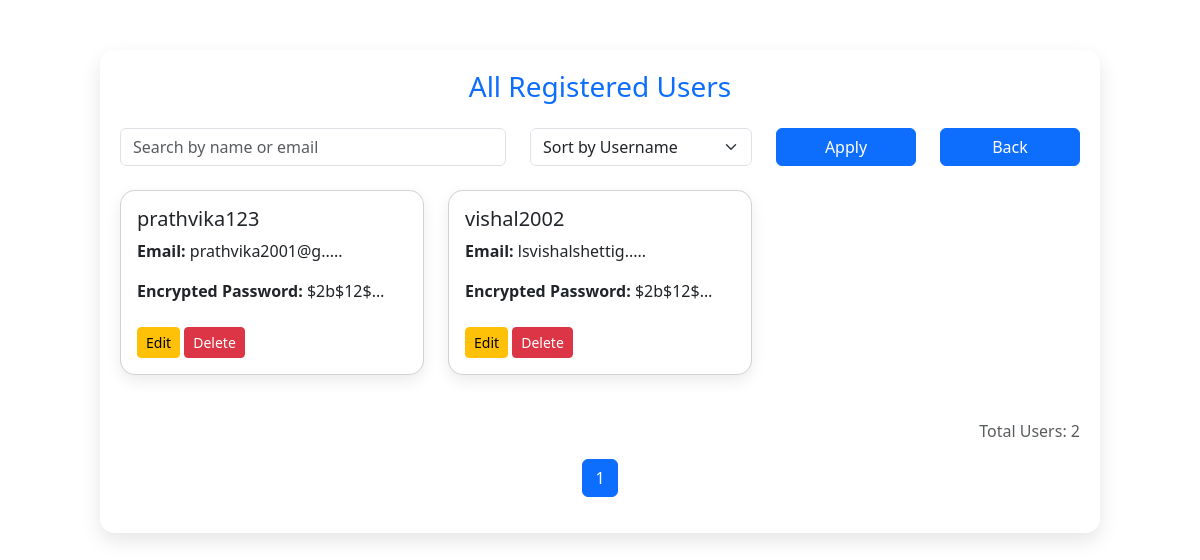
/view-users, run on an earlier commit of the app's database.
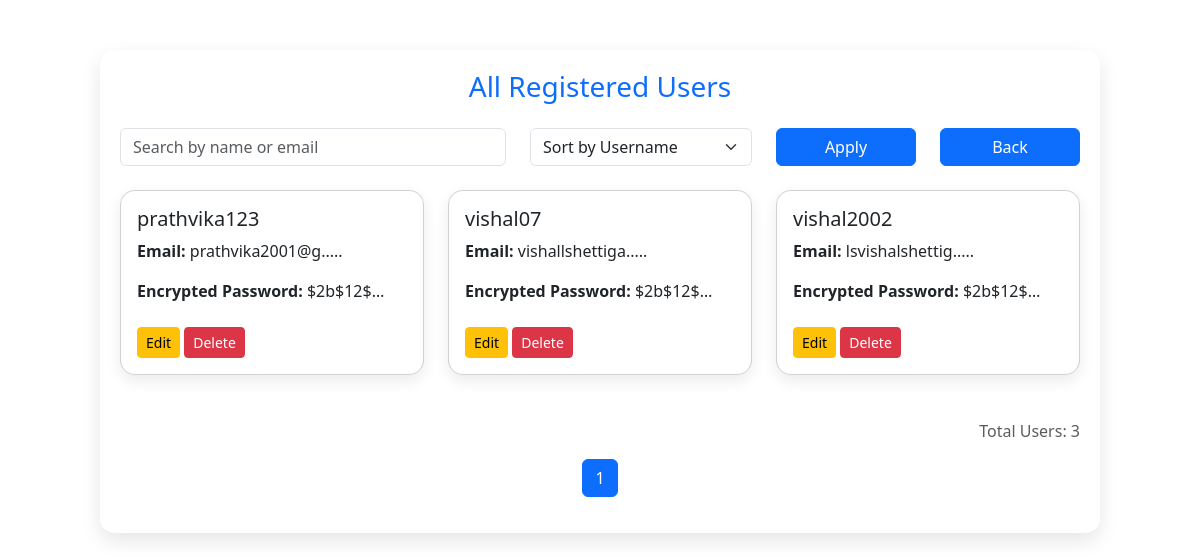
And on a later commit of the database.
### tables this page shows
CREATE TABLE users (
        id INTEGER PRIMARY KEY AUTOINCREMENT,
        name TEXT NOT NULL,
        username TEXT NOT NULL UNIQUE,
        email TEXT NOT NULL UNIQUE,
        password TEXT NOT NULL
    );

### app.py (the view)
@app.route('/view-users', methods=['GET'])
def view_users():
    conn = get_db_connection()
    cursor = conn.cursor()
    search = request.args.get('search', '')
    sort = request.args.get('sort', 'username')
    page = int(request.args.get('page', 1))
    per_page = 6
    base_query = "SELECT * FROM users"
    params = []
    if search:
        base_query += " WHERE username LIKE ? OR email LIKE ?"
        params.extend([f"%{search}%", f"%{search}%"])
    base_query += f" ORDER BY {sort}"
    cursor.execute(base_query, params)
    all_users = cursor.fetchall()
    total_users = len(all_users)
    total_pages = (total_users + per_page - 1) // per_page
    start = (page - 1) * per_page
    users = all_users[start:start + per_page]
    edit_user_data = None
    edit_id = request.args.get('edit_id')
    if edit_id:
        cursor.execute("SELECT * FROM users WHERE id = ?", (edit_id,))
        edit_user_data = cursor.fetchone()
    conn.close()
    return render_template(
        "view_users.html",
        users=[dict(user) for user in users],
        page=page,
        total_pages=total_pages,
        total_users=total_users,
        action_status=request.args.get("status"),
        edit_user=dict(edit_user_data) if edit_user_data else None
    )

### app.py (called while the page is built)
def get_db_connection():
    conn = sqlite3.connect('career_counselor.db')
    conn.row_factory = sqlite3.Row
    return conn

### templates/view_users.html (shortened to what this page needs)
<!DOCTYPE html>
<html lang="en">
<head>
  <link rel="stylesheet" href="https://cdn.jsdelivr.net/npm/bootstrap@5.3.0/dist/css/bootstrap.min.css">
</head>
<body>
  <div class="container user-container">
    <h3 class="text-center text-primary mb-4">All Registered Users</h3>
    {% if edit_user %}
    <div class="edit-card">
      <h5 class="text-center">Edit User</h5>
      <form method="POST" action="/edit-user/{{ edit_user.id }}">
        <div class="mb-3">
          <label>Username</label>
          <input type="text" name="username" value="{{ edit_user.username }}" class="form-control" required />
        </div>
        <div class="mb-3">
          <label>Email</label>
          <input type="email" name="email" value="{{ edit_user.email }}" class="form-control" required />
        </div>
        <div class="mb-3">
          <label>Password</label>
          <input type="text" name="password" value="{{ edit_user.password }}" class="form-control" required />
        </div>
        <button type="submit" class="btn btn-success w-100">Update</button>
      </form>
    </div>
    {% else %}
    <form method="GET" action="/view-users" class="row mb-4">
      <div class="col-md-5">
        <input type="text" class="form-control" name="search" placeholder="Search by name or email" value="{{ request.args.get('search', '') }}">
      </div>
      <div class="col-md-3">
        <select name="sort" class="form-select">
          <option value="username" {% if request.args.get('sort') == 'username' %}selected{% endif %}>Sort by Username</option>
        </select>
      </div>
      <div class="col-md-2">
        <button type="submit" class="btn btn-primary w-100">Apply</button>
        </div>
        <div class="col-md-2">
          <a href="/admin-dashboard" class="btn btn-primary w-100">Back</a>
      </div>
    </form>
    <div class="row">
      {% for user in users %}
      <div class="col-md-4">
        <div class="card user-card p-3">
          <h5>{{ user.username }}</h5>
          <p class="truncate"><strong>Email:</strong> {{ user.email[:15] }}{% if user.email|length > 15 %}.....{% endif %}</p>
          <p class="truncate"><strong>Encrypted Password:</strong> {{ user.password[:15] }}{% if user.password|length > 15 %}.....{% endif %}</p>
          <div class="mt-2">
            <a href="/view-users?edit_id={{ user.id }}" class="btn btn-warning btn-sm">Edit</a>
            <form action="/delete-user/{{ user.id }}" method="POST" class="d-inline">
              <button type="submit" class="btn btn-danger btn-sm" onclick="return confirm('Are you sure you want to delete this user?')">Delete</button>
            </form>
          </div>
        </div>
      </div>
      {% endfor %}
    </div>
    <p class="mt-4 text-end text-muted">Total Users: {{ total_users }}</p>
    <nav aria-label="Page navigation example">
      <ul class="pagination justify-content-center">
        {% for p in range(1, total_pages + 1) %}
        <li class="page-item {% if p == page %}active{% endif %}"><a class="page-link" href="?page={{ p }}&search={{ request.args.get('search', '') }}&sort={{ request.args.get('sort', '') }}">{{ p }}</a></li>
        {% endfor %}
      </ul>
    </nav>
    {% endif %}
  </div>
</body>
</html>

### templates/view_users.html (style rules this page uses)
body { background: url('https://images.unsplash.com/photo-1498050108023-c5249f4df085?auto=format&fit=crop&w=1950&q=80') no-repeat center center fixed; background-size: cover; font-family: 'Segoe UI', sans-serif; margin: 0; padding-top: 50px; }
.user-container { max-width: 1000px; margin: auto; padding: 20px; background: rgba(255, 255, 255, 0.95); border-radius: 15px; box-shadow: 0 8px 20px rgba(0,0,0,0.1); }
.user-card { margin-bottom: 20px; border-radius: 15px; box-shadow: 0 6px 15px rgba(0,0,0,0.08); animation: fadeIn 0.6s ease-in-out; position: relative; }
.truncate { white-space: nowrap; overflow: hidden; text-overflow: ellipsis; max-width: 250px; display: inline-block; }

What changed in the data, as far as the page shows it:
added users: username "vishal07", email "vishallshettiga", password "$2b$12$…"
Also different on the page:
{{ total_users }}: "2" → "3"
